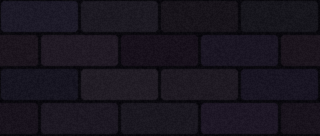

The Python source for this figure:
# Dark brick wall tile for the neon look (behind the mod logos). Tileable, 320x136.
#   python3 _kit/neon/brick.py   -> _kit/neon/brick.png
import random, os
from PIL import Image, ImageDraw, ImageFilter
random.seed(7)
W, H, BW, BH, M = 320, 136, 80, 34, 3
img = Image.new("RGB", (W, H), (9, 8, 13))
d = ImageDraw.Draw(img)
for row in range(H // BH):
    off = 0 if row % 2 == 0 else BW // 2
    for i in range(-1, W // BW + 1):
        x0 = i * BW + off
        base = random.randint(20, 30)
        col = (base + random.randint(0, 4), base - 4 + random.randint(0, 3), base + 6 + random.randint(0, 5))
        for dx in (0, W, -W):
            d.rounded_rectangle([x0 + dx + M // 2, row * BH + M // 2, x0 + dx + BW - M, row * BH + BH - M], radius=3, fill=col)
px = img.load()
for y in range(H):
    for x in range(W):
        n = random.randint(-5, 5)
        r, g, b = px[x, y]
        px[x, y] = (max(0, r + n), max(0, g + n), max(0, b + n))
img = img.filter(ImageFilter.GaussianBlur(0.6))
img.save(os.path.join(os.path.dirname(__file__), "brick.png"))
